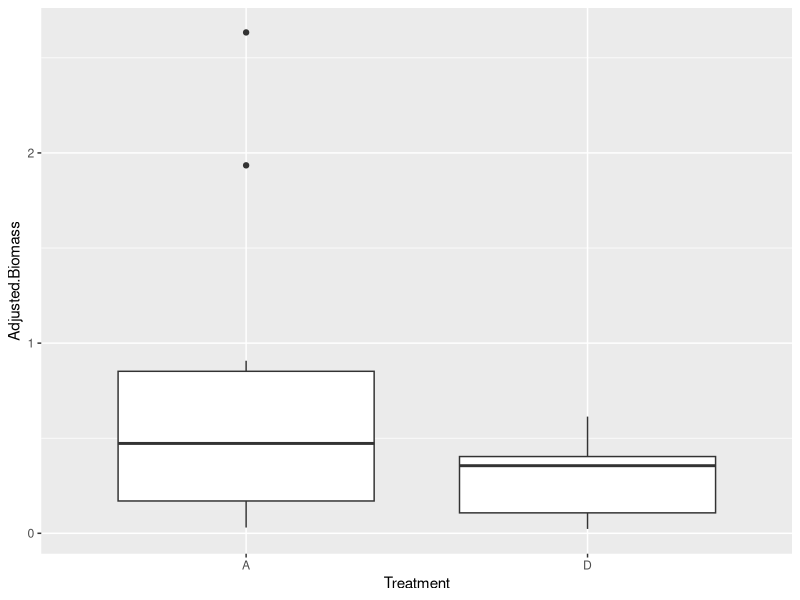
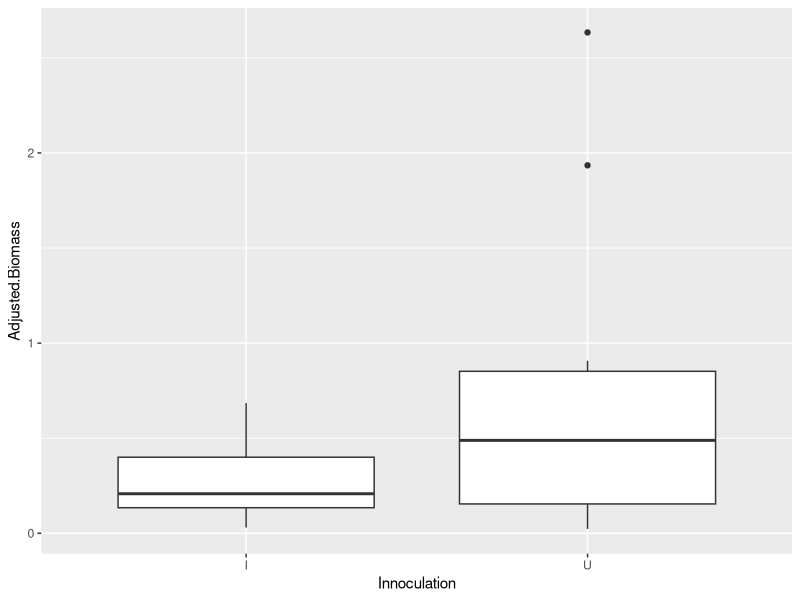
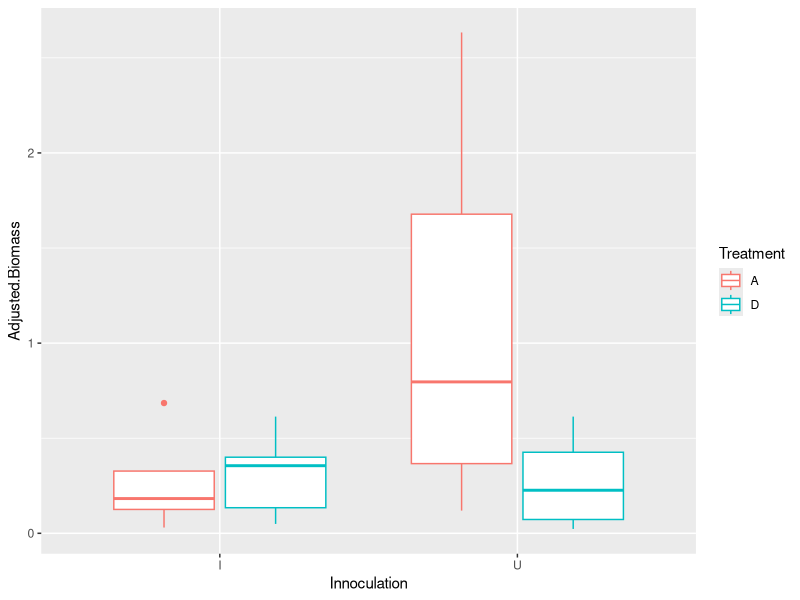
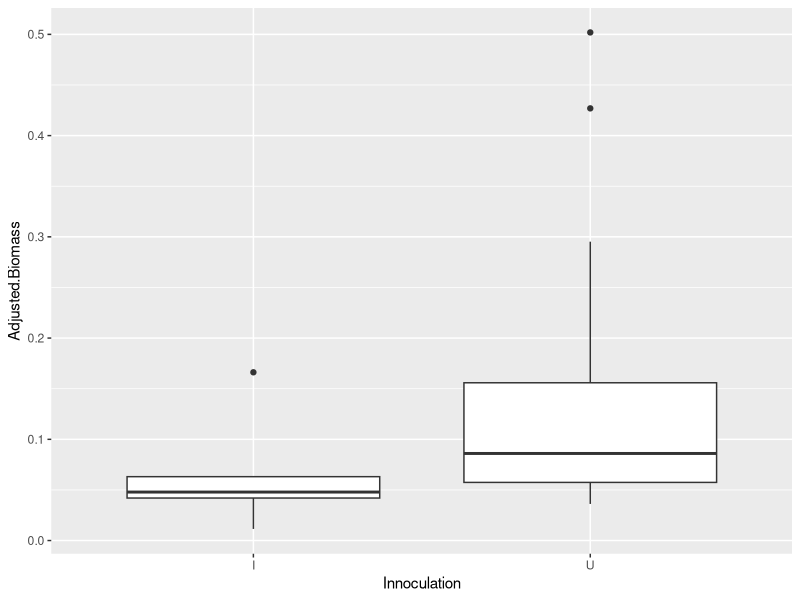
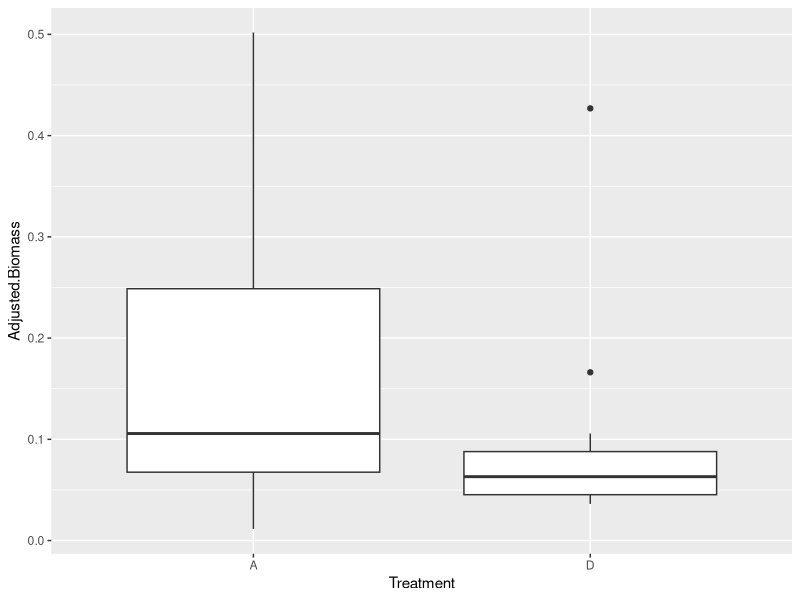
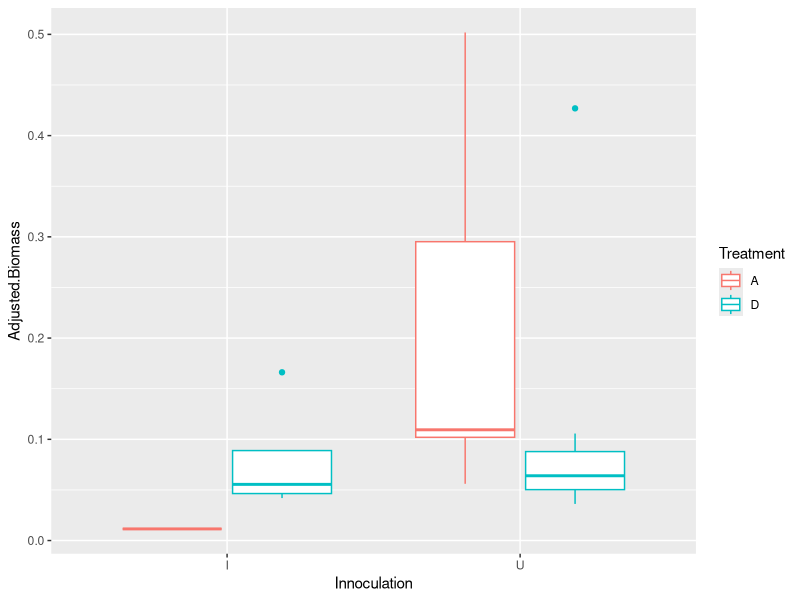
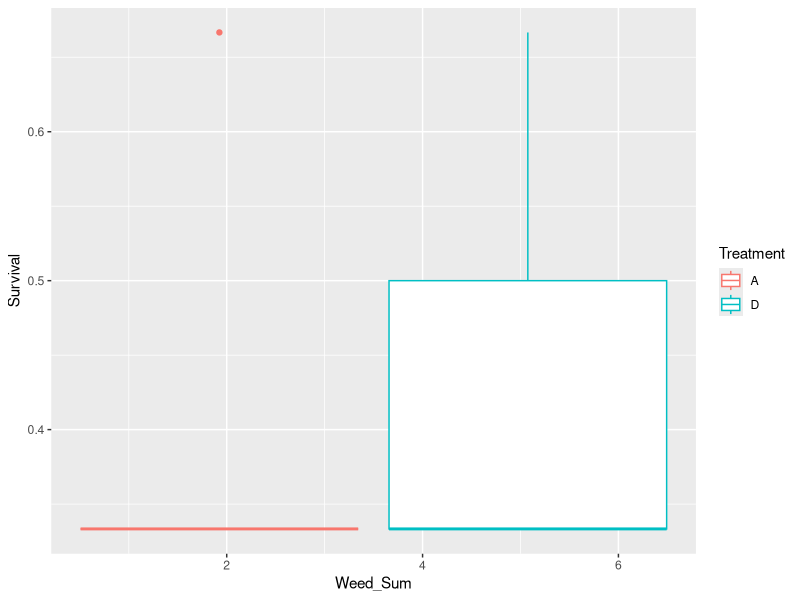
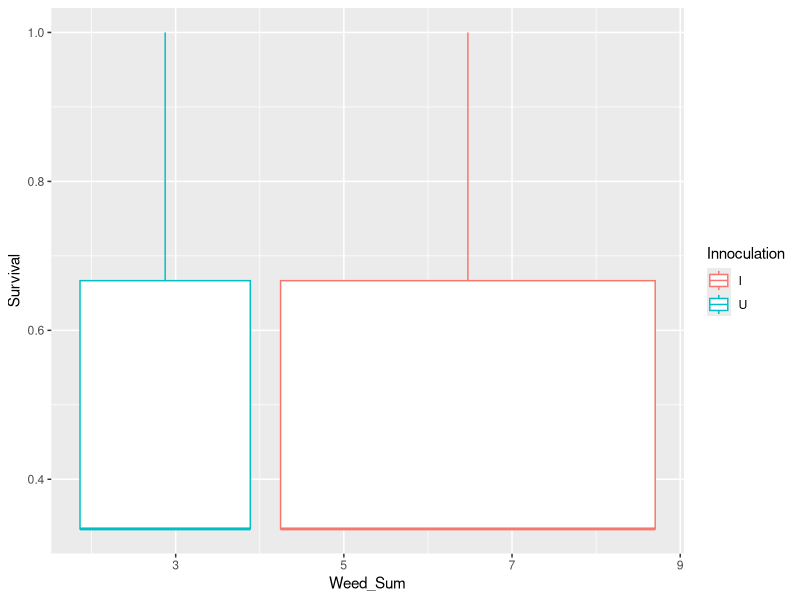

Write R code to recreate these figures, in order.
library(tidyverse)
library(dplyr)
#%>% is called a pipeline=(ex.name%>%) it will continue whatever you want to apply to the initial data frame
#tidyverse gets the data into the format you want; when you run statistics you aren't using tidyverse
#"~" denotes an equation
#hold "control" and "return" to run line

#library(minpack.lm)
#library(nlstools)
#library(grid)
#library(gridExtra)

setwd("~/Desktop/Repositories/mega-competition/THESIS/")  

Focal<- read.csv("Focal Individuals.csv")
Back<- read.csv("Background_Individuals.csv")
Neighbor<- read.csv("Neighborhood_Counts.csv")

colnames(Neighbor)
colnames(Focal)

Neighbor_Clean<-Neighbor%>%
  filter(Phytometer!="BRHO", Phytometer!="PLER", Phytometer!="BHRO")
#"!=" does not equal 

Neighbor_Clean$CRCO <- NULL
head(Neighbor_Clean)
#removed CRCO

Neighbor_Clean$Weed_Sum <-rowSums(Neighbor_Clean[ ,c(10,11,12,13,14,15)], na.rm=TRUE)
#summed weed counts

Neighbor_Clean <- Neighbor_Clean %>% 
  mutate(Survival = Phyto.. / 3) 
#created survival percentage

colnames(Neighbor_Clean) <- c("Block..", "Plot..", "Sub..", "Treatment", "Background", "Density","Sample.Name", "Back.Ind..", "Phyto..","ERBO","FIGA","GAMU","HYGL","SIGA","other","X", "Weed_Sum", "Survival") 

Focal_All<-left_join(Neighbor_Clean,Focal,by=c("Block..", "Plot..", "Treatment", "Sample.Name"))
#"c"=character vector (list)

count_focal<-Focal_All%>%
  group_by(Species, Innoculation, Treatment) %>% 
  summarize(count=n())

mean_focal<-Focal_All%>%
  group_by(Species, Innoculation, Treatment) %>% 
  summarize(mean_biomass=mean(Adjusted.Biomass),sd_biomass=sd(Adjusted.Biomass))

#TRIF STATS
THIR_focal<-Focal_All%>%
  filter(Species=="THIR")
#Boolean "==" evaluates if an expression is true or false; if true it will keep it, if false it will remove it
aov_THIR_focal<-aov(Adjusted.Biomass~Treatment*Innoculation, data=THIR_focal)
#"+" means no interaction between variables, "*" means you are assuming there is interaction 
summary(aov_THIR_focal)
#look at "Pr(>F) for the p-value
#"*" in Signif.codes mean less than 0.05
#"." in Signif.codes means "marginally significant"

aov_THIR_focal_add<-aov(Adjusted.Biomass~Treatment+Innoculation, data=THIR_focal)
summary(aov_THIR_focal_add)

ggplot(THIR_focal,aes(x=Treatment, y=Adjusted.Biomass))+
  geom_boxplot()
#aes means "aesthetics"?, tell it x-var and y-var
#"+" like adding another "layer"

ggplot(THIR_focal,aes(x=Innoculation, y=Adjusted.Biomass))+
  geom_boxplot()

ggplot(THIR_focal,aes(x=Innoculation, y=Adjusted.Biomass, color=Treatment))+
  geom_boxplot()


#TWIL STATS
TWIL_focal<-Focal_All%>%
  filter(Species=="TWIL")
#Boolean "==" evaluates if an expression is true or false; if true it will keep it, if false it will remove it
aov_TWIL_focal<-aov(Adjusted.Biomass~Treatment*Innoculation, data=TWIL_focal)
#"+" means no interaction between variables, "*" means you are assuming there is interaction 
summary(aov_TWIL_focal)
#look at "Pr(>F) for the p-value
#"*" in Signif.codes mean less than 0.05
#"." in Signif.codes means "marginally significant"

aov_TWIL_focal_add<-aov(Adjusted.Biomass~Treatment+Innoculation, data=TWIL_focal)
summary(aov_TWIL_focal_add)

ggplot(TWIL_focal,aes(x=Innoculation, y=Adjusted.Biomass))+
  geom_boxplot()

ggplot(TWIL_focal,aes(x=Treatment, y=Adjusted.Biomass))+
  geom_boxplot()

ggplot(TWIL_focal,aes(x=Innoculation, y=Adjusted.Biomass, color=Treatment))+
  geom_boxplot()

###WEED COUNT (X-AXIS) AND PERCENT SURVIVAL (Y-AXIS) CONTINOUS VARIABLES AS SCATTERPLOT AND BOXPLOT;COLOR BY TREATMENT OR INOCULATION

ggplot(TWIL_focal, aes(x=Weed_Sum, y=Survival, color=Treatment))+
  geom_boxplot()

ggplot(THIR_focal, aes(x=Weed_Sum, y=Survival, color=Innoculation))+
  geom_boxplot()

ggplot(TWIL_focal, aes(x=Weed_Sum, y=Survival, color=Treatment))+
  geom_point()

ggplot(THIR_focal, aes(x=Weed_Sum, y=Survival, color=Innoculation))+
  geom_point()

#separate by TWIL and THIR
#run anova 

#means and stand.devs
#what significance tests should i run
###Two-way ANOVA: good for categorical comparisons (ex.FOCAL=we have multiple predictor variables; two independent variables (Treatment and Inoculation), one dependent variable (Adjusted.Biomass)) 
#FOCAL: TWIL-U and TWIL-I D/A biomass, THIR-U and THIR-I D/A biomass
#BACK: TWIL-U D/A biomass and nodules, THIR-U D/A biomass and nodules
#nodules=continuous variable---scatter plot
#NEIGHBOR:  TWIL-U and TWIL-I D/A biomass w/ weeds OR background species, THIR-U and THIR-I D/A biomass w/ weeds OR background specie
#make graphs---box-and-whisker plot graphs to start 